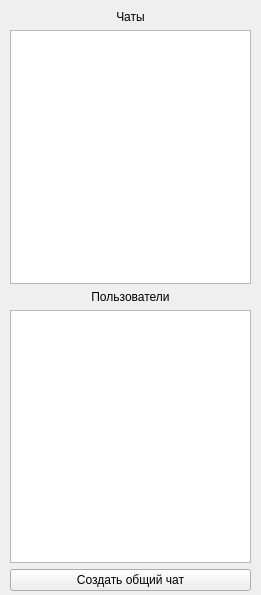
<?xml version="1.0" encoding="UTF-8"?>
<ui version="4.0">
 <class>MainWindow</class>
 <widget class="QMainWindow" name="MainWindow">
  <property name="geometry">
   <rect>
    <x>0</x>
    <y>0</y>
    <width>261</width>
    <height>595</height>
   </rect>
  </property>
  <property name="windowTitle">
   <string>MainWindow</string>
  </property>
  <widget class="QWidget" name="centralwidget">
   <widget class="QWidget" name="verticalLayoutWidget">
    <property name="geometry">
     <rect>
      <x>10</x>
      <y>10</y>
      <width>241</width>
      <height>581</height>
     </rect>
    </property>
    <layout class="QVBoxLayout" name="verticalLayout">
     <item>
      <widget class="QLabel" name="label_2">
       <property name="layoutDirection">
        <enum>Qt::LayoutDirection::LeftToRight</enum>
       </property>
       <property name="text">
        <string>Чаты</string>
       </property>
       <property name="alignment">
        <set>Qt::AlignmentFlag::AlignCenter</set>
       </property>
      </widget>
     </item>
     <item>
      <widget class="QListWidget" name="chatsList"/>
     </item>
     <item>
      <widget class="QLabel" name="label">
       <property name="layoutDirection">
        <enum>Qt::LayoutDirection::LeftToRight</enum>
       </property>
       <property name="text">
        <string>Пользователи</string>
       </property>
       <property name="alignment">
        <set>Qt::AlignmentFlag::AlignCenter</set>
       </property>
      </widget>
     </item>
     <item>
      <widget class="QListWidget" name="usersList"/>
     </item>
     <item>
      <widget class="QPushButton" name="createChatPushButton">
       <property name="text">
        <string>Создать общий чат</string>
       </property>
      </widget>
     </item>
    </layout>
   </widget>
  </widget>
 </widget>
 <resources/>
 <connections/>
</ui>
